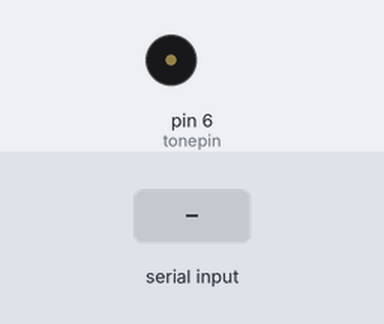
The sketch below on a simulated Arduino Uno, built with avr-gcc and run on an emulated ATmega328P. On the bench: buzzer (waves = sounding). The inputs (shaded band) are chosen by the test bench.

Above: at 1.2 s.
1.3 s: "a" received over Serial
At 2.4 s:
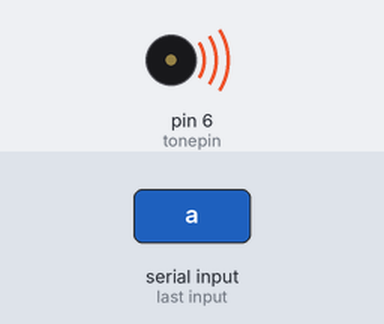
2.8 s: "b" received over Serial
Timing chart, 0 to 5.8 s (numbered marks = the images above; inputs shaded):
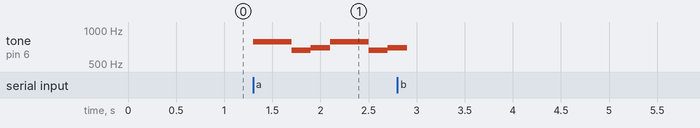

Measured:
- after the input at 1.3 s, tone on pin 6 (tonepin): plays 784 Hz for 0.40 s, 659 Hz for 0.20 s, 698 Hz for 0.20 s, 784 Hz for 0.40 s, 659 Hz for 0.20 s, 698 Hz for 0.10 s, starting at once

The sketch:

akanong_20230712230517.ino
```cpp
#define NOTE_B0  31
#define NOTE_C1  33
#define NOTE_CS1 35
#define NOTE_D1  37
#define NOTE_DS1 39
#define NOTE_E1  41
#define NOTE_F1  44
#define NOTE_FS1 46
#define NOTE_G1  49
#define NOTE_GS1 52
#define NOTE_A1  55
#define NOTE_AS1 58
#define NOTE_B1  62
#define NOTE_C2  65
#define NOTE_CS2 69
#define NOTE_D2  73
#define NOTE_DS2 78
#define NOTE_E2  82
#define NOTE_F2  87
#define NOTE_FS2 93
#define NOTE_G2  98
#define NOTE_GS2 104
#define NOTE_A2  110
#define NOTE_AS2 117
#define NOTE_B2  123
#define NOTE_C3  131
#define NOTE_CS3 139
#define NOTE_D3  147
#define NOTE_DS3 156
#define NOTE_E3  165
#define NOTE_F3  175
#define NOTE_FS3 185
#define NOTE_G3  196
#define NOTE_GS3 208
#define NOTE_A3  220
#define NOTE_AS3 233
#define NOTE_B3  247
#define NOTE_C4  262
#define NOTE_CS4 277
#define NOTE_D4  294
#define NOTE_DS4 311
#define NOTE_E4  330
#define NOTE_F4  349
#define NOTE_FS4 370
#define NOTE_G4  392
#define NOTE_GS4 415
#define NOTE_A4  440
#define NOTE_AS4 466
#define NOTE_B4  494
#define NOTE_C5  523
#define NOTE_CS5 554
#define NOTE_D5  587
#define NOTE_DS5 622
#define NOTE_E5  659
#define NOTE_F5  698
#define NOTE_FS5 740
#define NOTE_G5  784
#define NOTE_GS5 831
#define NOTE_A5  880
#define NOTE_AS5 932
#define NOTE_B5  988
#define NOTE_C6  1047
#define NOTE_CS6 1109
#define NOTE_D6  1175
#define NOTE_DS6 1245
#define NOTE_E6  1319
#define NOTE_F6  1397
#define NOTE_FS6 1480
#define NOTE_G6  1568
#define NOTE_GS6 1661
#define NOTE_A6  1760
#define NOTE_AS6 1865
#define NOTE_B6  1976
#define NOTE_C7  2093
#define NOTE_CS7 2217
#define NOTE_D7  2349
#define NOTE_DS7 2489
#define NOTE_E7  2637
#define NOTE_F7  2794
#define NOTE_FS7 2960
#define NOTE_G7  3136
#define NOTE_GS7 3322
#define NOTE_A7  3520
#define NOTE_AS7 3729
#define NOTE_B7  3951
#define NOTE_C8  4186
#define NOTE_CS8 4435
#define NOTE_D8  4699
#define NOTE_DS8 4978


int tune[]=
{
  NOTE_G5,NOTE_E5,NOTE_F5,NOTE_G5,NOTE_E5,NOTE_F5,
  NOTE_G5,NOTE_G4,NOTE_A4,NOTE_B4,NOTE_C5,NOTE_D5,NOTE_E5,NOTE_F5,
  NOTE_E5,NOTE_C5,NOTE_D5,NOTE_E5,NOTE_E4,NOTE_F4,
  NOTE_G4,NOTE_A4,NOTE_G4,NOTE_F4,NOTE_G4,NOTE_E4,NOTE_F4,NOTE_G4,
  NOTE_F4,NOTE_A4,NOTE_G4,NOTE_F4,NOTE_E4,NOTE_D4,
  NOTE_E4,NOTE_D4,NOTE_C4,NOTE_D4,NOTE_E4,NOTE_F4,NOTE_G4,NOTE_A4,
  NOTE_F4,NOTE_A4,NOTE_G4,NOTE_A4,NOTE_B4,NOTE_C5,
  NOTE_G4,NOTE_A4,NOTE_B4,NOTE_C5,NOTE_D5,NOTE_E5,NOTE_F5,NOTE_G5
};
float durt[]=
{
  1,0.5,0.5,1,0.5,0.5,
  0.5,0.5,0.5,0.5,0.5,0.5,0.5,0.5,
  1,0.5,0.5,1,0.5,0.5,
  0.5,0.5,0.5,0.5,0.5,0.5,0.5,0.5,
  1,0.5,0.5,1,0.5,0.5,
  0.5,0.5,0.5,0.5,0.5,0.5,0.5,0.5,
  1,0.5,0.5,1,0.5,0.5,
  0.5,0.5,0.5,0.5,0.5,0.5,0.5,0.5
};
int length;
int tonepin=6;
int c=97;
void setup()
{
  Serial.begin(9600);
  pinMode(tonepin,OUTPUT);
  length=sizeof(tune)/sizeof(tune[0]);
  digitalWrite(tonepin,LOW);
}
void loop()
{
  if(Serial.available())
  {
    c=Serial.read();
    if(c==97)
    {
      //digitalWrite(tonepin,HIGH);
      for(int i=0;i<length;i++)
      {
        c=Serial.read();
        if(c==98)
        break;
        tone(tonepin,tune[i]);
        delay(400*durt[i]);
        noTone(tonepin);
      }
      delay(100);}

      else if(c==98)
      {
        noTone(tonepin);
        //digitalWrite(tonepin,LOW);
        // delay(5000);
      }
  }
}
```
